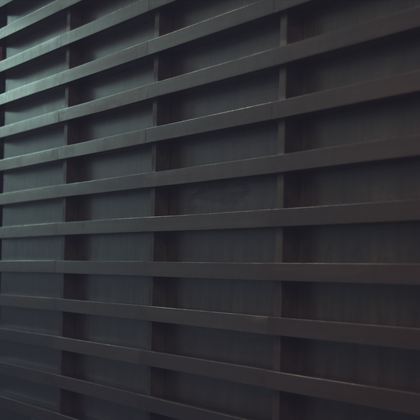
%> input picture general_functions/woodwall_0.png, 420 x 420 px, shrunk from 1024 x 1024 before the run; the run also reads 2 pictures not shown here
$ octave Run_ARI.m   (GNU Octave 9; MATLAB toolbox functions it lacks are replaced by stand-ins)
%> lines starting %> are read from the running program, lines starting %| are printed output that depends on the picture; in (x1, y1, x2, y2) boxes, pixels count from 0 and x2, y2 are one past the last pixel; in counts of white or black regions, pixels touching at a corner belong together; the program's own positions count from 1
### general_functions/normalize2D.m
% This function normalizes a 2D matrix I0 to a 0-1 2D matrix I.
%
function I=normalize2D(I0)

I0=double(I0);
MAX=max(max(I0));
MIN=min(min(I0));
delta=MAX-MIN;

[r,c]=size(I0);
I=zeros(r,c);
for i=1:r
    for j=1:c
     I(i,j)=((I0(i,j)-MIN)./delta);
    end
end

end

### general_functions/calculateStokes.m
% This function calculates the 5 polarization parameters of the pixel.
%
% Output parameters:
%  5 polarization parameters: s0,s1,s2,DOLP,AOLP
%
% Input parameters:
%  4 intensity parameters of the pixel: i0,i45,i90,i135
%
function [s0,s1,s2,DOLP,AOLP] = calculateStokes(i0,i45,i90,i135)

% i0,i45,i90,i135: 0~1;
% make sure S0: 0~1, S1: -1~1, S2: -1~1
s0 = 0.5*(i0 + i45 + i90 + i135);
s0 = s0/2;
s1 = i0 - i90;
s2 = i45 - i135;

% make sure DOLP: 0~1
DOLP = sqrt(s1.*s1 + s2.*s2)./(s0);
DOLP(DOLP>1) = 1;
DOLP(DOLP<0) = 0;
DOLP(isnan(DOLP)) = 0;
DOLP(isinf(DOLP)) = 1;

% make sure AOLP: 0~1
AOLP = (1/2) * atan2(s2,s1);
AOLP = AOLP * 180 / pi;
AOLP = mod(AOLP,180)/180.0;

 if max(i0(:)) > 255 || max(i45(:)) > 255 || max(i90(:)) > 255 || max(i135(:)) > 255
    s1 = (s1 + 65535)/131070;
    s2 = (s2 + 65535)/131070;
 elseif max(i0(:) < 1) || max(i45(:) < 1) || max(i90(:) < 1) || max(i135(:) < 1)
    s1 = (s1 + 1)/2;
    s2 = (s2 + 1)/2;
 else
    s1 = (s1 + 255)/510;
    s2 = (s2 + 255)/510;
 end

end

### Adaptive residual interpolation (ARI)/ARI1.m
%% Demosaic a matrix, and get 4 full-resolution intensity matrices with
% 'adaptive residual interpolation' algorithm
%
%% Input:
% The mosaic matrix and mask
%
%% Output:
% 4 demosaiced matrices (4 intensity matrices)
function [I0_d,I45_d,I90_d,I135_d] = ARI1(mosaic,mask)
% 90 45
% 135 0
%% initial
eps = 1e-10;
h = 5; v = 5;
%% guide image
I=sum(mosaic,3);
H=[0.5 0.5;0.5 0.5];
G=conv2(I,H,"same");
%% interpolation
I0_d=I0_interpolation(G, mosaic, mask, h, v, eps);
I45_d=I45_interpolation(G, mosaic, mask, h, v, eps);
I135_d=I135_interpolation(G, mosaic, mask, h, v, eps);
I90_d=I90_interpolation(G, mosaic, mask, h, v, eps);
end

### Adaptive residual interpolation (ARI)/I0_interpolation.m
function I0_d=I0_interpolation(G, mosaic, mask, h, v, eps)

% sparse Laplacian filter
F = [ 0, 0,-1, 0, 0;
      0, 0, 0, 0, 0;
     -1, 0, 4, 0,-1;
      0, 0, 0, 0, 0;
      0, 0,-1, 0, 0];
% sparse Laplacian map of B and G
lap_I0 = imfilter(mosaic(:,:,4), F, 'replicate');
lap_G = imfilter(G.*mask(:,:,4), F, 'replicate');

% tentative estimate generation
tentativeI0 = GF_MLRI(G, mosaic(:,:,4), mask(:,:,4), lap_G, lap_I0, mask(:,:,4), h, v, eps);
%tentativeI0 = clip(tentativeI0,0,255);

% residual calculation
residualI0 = mask(:,:,4).*(mosaic(:,:,4)-tentativeI0);

% bicubic interpolation
residualI0=bicubic(residualI0);

% add tentative estimate
I0_d= residualI0 + tentativeI0;
%I0_d= clip(I0_d,0,255);


end

### Adaptive residual interpolation (ARI)/GF_MLRI.m
function [q] = GF_MLRI(G, R, mask, I, p, M, h, v, eps)
%% explanation:
% tentativeB = guidedfilter_MLRI(green, mosaic(:,:,3), mask(:,:,3), lap_green, lap_blue, mask(:,:,3), h, v, eps);
% output q: full-resolution image

% image size
[hei, wid] = size(I);
% the number of the sammpled pixels in each local patch
N = boxfilter(M, h, v);
N(find(N == 0)) = 1;
% the size of each local patch; N=(2r+1)^2 except for boundary pixels.
N2 = boxfilter(ones(hei, wid), h, v);

mean_Ip = boxfilter(I.*p.*M, h, v) ./ N;
mean_II = boxfilter(I.*I.*M, h, v) ./ N;

% linear coefficients
a = mean_Ip ./ (mean_II + eps);
N3 = boxfilter(mask, h, v);
N3(find(N3 == 0)) = 1;
mean_G = boxfilter(G.*mask, h, v) ./ N3;
mean_R = boxfilter(R.*mask, h, v) ./ N3;
b = mean_R - a .* mean_G;

% weighted average
dif = boxfilter(G.*G.*mask,h,v).*a.*a + b.*b.*N3 + boxfilter(R.*R.*mask,h,v)...
    + 2*a.*b.*boxfilter(G.*mask,h,v) - 2*b.*boxfilter(R.*mask,h,v) - 2*a.*boxfilter(R.*G.*mask,h,v);
dif = dif ./ N3;
dif = dif.^0.5;
dif(find(dif<1e-3)) = 1e-3;
dif = 1./dif;
wdif = boxfilter(dif,h,v);
mean_a = boxfilter(a.*dif,h,v) ./ (wdif+1e-4);
mean_b = boxfilter(b.*dif,h,v) ./ (wdif+1e-4);

% final output
q = mean_a .* G + mean_b;


end

### Adaptive residual interpolation (ARI)/boxfilter.m
%%%%%%%%%%%%%%%%%%%%%%%%%%%%%%%%%%%%%%%%%%%%%%%%%%%%%%%%%%%%%%%%%%%%%%%%%%%%%%%%%%%
%
%   BOXFILTER   O(1) time box filtering using cumulative sum
%
%   - Definition imDst(x, y)=sum(sum(imSrc(x-h:x+h,y-v:y+v)));
%   - Running time independent of h, v;
%   - Equivalent to the function: colfilt(imSrc, [2*v+1, 2*h+1], 'sliding', @sum);
%   - But much faster.
%
%   This code is modified from the downloaded code of original guided filter paper.
%       http://research.microsoft.com/en-us/um/people/kahe/eccv10/
%       "Guided Image Filtering", by Kaiming He, Jian Sun, and Xiaoou Tang, in TPAMI 2013.
%
%%%%%%%%%%%%%%%%%%%%%%%%%%%%%%%%%%%%%%%%%%%%%%%%%%%%%%%%%%%%%%%%%%%%%%%%%%%%%%%%%%%%
function imDst = boxfilter(imSrc, h, v)

[hei, wid] = size(imSrc);
imDst = zeros( size(imSrc) );

if v ~= 0
%cumulative sum over Y axis
imCum = cumsum(imSrc, 1);
%difference over Y axis
imDst(1:v+1, :) = imCum(1+v:2*v+1, :);
imDst(v+2:hei-v, :) = imCum(2*v+2:hei, :) - imCum(1:hei-2*v-1, :);
imDst(hei-v+1:hei, :) = repmat(imCum(hei, :), [v, 1]) - imCum(hei-2*v:hei-v-1, :);
end

if h ~= 0
    if v ~= 0
        %cumulative sum over X axis
        imCum = cumsum(imDst, 2);
    else
        %cumulative sum over X axis
        imCum = cumsum(imSrc, 2);
    end
%difference over Y axis
imDst(:, 1:h+1) = imCum(:, 1+h:2*h+1);
imDst(:, h+2:wid-h) = imCum(:, 2*h+2:wid) - imCum(:, 1:wid-2*h-1);
imDst(:, wid-h+1:wid) = repmat(imCum(:, wid), [1, h]) - imCum(:, wid-2*h:wid-h-1);
end

end

### general_functions/Impsnr.m
% This function calculate the psnr between images X and Y (X or Y is not
% AOLP).
%
% Output parameters:
%  psnr: psnr between images X and Y
%
% Input parameters:
%  X: image whose dimensions should be same to that of Y
%  Y: image whose dimensions should be same to that of X
%  peak (optional): peak value (default: 255)
%  b (optional): border size to be neglected for evaluation
%
function psnr = Impsnr(X, Y, peak, b)

% decide the parameters
if( nargin < 3 ) % nargin is the number of input parameters
 peak = 255;
end

if( nargin < 4 )
 b = 0;
end

if( b > 0 )
 X = X(b:size(X,1)-b, b:size(X,2)-b,:);
 Y = Y(b:size(Y,1)-b, b:size(Y,2)-b,:);
end

% calculate psnr between X and Y
dif = (X - Y);
dif = dif .* dif;
for i=1:size(dif, 3)
 d = dif(:,:,i);
 mse = sum( d(:) ) / numel(d)+1e-32;
 psnr(i) = 10 * log10( peak * peak / mse );
end

end

### general_functions/Impsnr_AOLP.m
% This function calculates the psnr between AOLP images X and Y.
%
% Output parameters:
%  psnr: psnr between AOLP images X and Y
%
% Input parameters:
%  X: image whose dimensions should be same to that of Y
%  Y: image whose dimensions should be same to that of X
%  b (optional): border size to be neglected for evaluation
%
function psnr_AOLP = Impsnr_AOLP(x, y, b)

if( b > 0 )
     x = x(b:size(x,1)-b, b:size(x,2)-b,:);
     y = y(b:size(y,1)-b, b:size(y,2)-b,:);
end

 x = within01( x );
 y = within01( y );

 x = x(:);
 y = y(:);

 d0 = x - y;     d0 = d0 .* d0;
 dp = (x+1) - y; dp = dp .* dp;
 dn = (x-1) - y; dn = dn .* dn;

 dif = cat( 3, d0, dp, dn );
 dif = min( dif, [], 3 );

 mse = sum( dif ) / numel(dif);
 psnr_AOLP = 10*log10(1/mse);

end


function dst = within01( src )
 dst = src;

 d = ( dst > 1 );
 while( sum(d(:)) > 0 )
  dst = dst - d;
  d = ( dst > 1 );
 end

 d = ( dst < 0 );
 while( sum(d(:)) > 0 )
  dst = dst + d;
  d = ( dst < 1 );
 end

end

### general_functions/DrawPairs.m
% This function shows 10 pairs of polarization-parameter images.
% Each pair contains an origin image and a demosaicked image.
%
% Output parameters:
%  10 pairs of images in 5 figures
%
% Input parameters:
%  all polarization-parameter matrixes (both origin and demisaicked ones)
%
function DrawPairs(I0,I45,I90,I135,S0,S1,S2,DOLP,AOLP,I0_d,I45_d,I90_d,I135_d,S0_d,S1_d,S2_d,DOLP_d,AOLP_d)

%% prepare for origin
 z = ones(size(AOLP));
 hsv = cat(3,AOLP,DOLP,z);
 rgb = hsv2rgb(hsv);

 z = ones(size(AOLP_d));
 hsv_d = cat(3,AOLP_d,DOLP_d,z);
 rgb_d = hsv2rgb(hsv_d);

 %% draw pairs : 5 seperate images
     % intensity images
     figure('units','normalized','outerposition',[0 0 1 1]);set(gcf,'Color',[1,1,1]);
     subplot(2,4,1);imshow(I0(:,:));title(['I0 ']); subplot(2,4,2);imshow(I0_d(:,:));title(['I0-d ']);
     subplot(2,4,3);imshow(I45(:,:));title(['I45 ']); subplot(2,4,4);imshow(I45_d(:,:));title(['I45-d ']);
     subplot(2,4,5);imshow(I90(:,:));title(['I90 ']); subplot(2,4,6);imshow(I90_d(:,:));title(['I90-d ']);
     subplot(2,4,7);imshow(I135(:,:));title(['I135 ']); subplot(2,4,8);imshow(I135_d(:,:));title(['I135-d ']);
     saveas(gcf, 'Results/intensity.png');

     % Stokes images
     figure('units','normalized','outerposition',[0 0 1 1]);set(gcf,'Color',[1,1,1]);
     subplot(1,6,1);imshow(im2double(S0(:,:)));title('S0'); subplot(1,6,2);imshow(im2double(S0_d(:,:)));title('S0-d');
     subplot(1,6,3);imshow(im2double(S1(:,:)));title('S1'); subplot(1,6,4);imshow(im2double(S1_d(:,:)));title('S1-d');
     subplot(1,6,5);imshow(im2double(S2(:,:)));title('S2'); subplot(1,6,6);imshow(im2double(S2_d(:,:)));title('S2-d');
     saveas(gcf, 'Results/stokes.png');

     % DOLP images
     figure(3);
     subplot(1,2,1);imshow((DOLP(:,:)),[0 1 ]);title('DOLP');colorbar('Ticks',[0,0.25,0.50,0.75,1],'TickLabels',{'0%','25%','50%','75%','100%'});
     subplot(1,2,2);imshow((DOLP_d(:,:)),[0 1 ]);title('DOLP-d');colorbar('Ticks',[0,0.25,0.50,0.75,1],'TickLabels',{'0%','25%','50%','75%','100%'});
     saveas(gcf, 'Results/DOLP.png');

     % AOLP images
     figure(4);
     ax2 = subplot(1,2,1);imshow(im2double(AOLP(:,:)));colormap(ax2,'jet');colorbar('Ticks',[0,0.25,0.50,0.75,1],'TickLabels',{'0°','45°','90°','135°','180°'});title('AOLP');
     ax2_d = subplot(1,2,2);imshow(im2double(AOLP_d(:,:)));colormap(ax2_d,'jet');colorbar('Ticks',[0,0.25,0.50,0.75,1],'TickLabels',{'0°','45°','90°','135°','180°'});title('AOLP-d');
     saveas(gcf, 'Results/AOLP.png');

     % AOLP DOLP HSV image
     figure(5);
     subplot(1,2,1);imshow(rgb);title(['AOP-DOP']);
     subplot(1,2,2);imshow(rgb_d);title(['AOP-DOP-d']);
     saveas(gcf, 'Results/AOLP-DOLP.png');

end

### Adaptive residual interpolation (ARI)/I135_interpolation.m
function I135_d=I135_interpolation(G, mosaic, mask, h, v, eps)

% sparse Laplacian filter
F = [ 0, 0,-1, 0, 0;
      0, 0, 0, 0, 0;
     -1, 0, 4, 0,-1;
      0, 0, 0, 0, 0;
      0, 0,-1, 0, 0];
% sparse Laplacian map of B and G
lap_I135 = imfilter(mosaic(:,:,3), F, 'replicate');
lap_G = imfilter(G.*mask(:,:,3), F, 'replicate');

% tentative estimate generation
tentativeI135 = GF_MLRI(G, mosaic(:,:,3), mask(:,:,3), lap_G, lap_I135, mask(:,:,3), h, v, eps);
%tentativeI135 = clip(tentativeI135,0,255);

% residual calculation
residualI135 = mask(:,:,3).*(mosaic(:,:,3)-tentativeI135);

% bicubic interpolation
residualI135=bicubic(residualI135);

% add tentative estimate
I135_d= residualI135 + tentativeI135;
%I135_d= clip(I135_d,0,255);


end

### Adaptive residual interpolation (ARI)/I45_interpolation.m
function I45_d=I45_interpolation(G, mosaic, mask, h, v, eps)

% sparse Laplacian filter
F = [ 0, 0,-1, 0, 0;
      0, 0, 0, 0, 0;
     -1, 0, 4, 0,-1;
      0, 0, 0, 0, 0;
      0, 0,-1, 0, 0];
% sparse Laplacian map of B and G
lap_I45 = imfilter(mosaic(:,:,2), F, 'replicate');
lap_G = imfilter(G.*mask(:,:,2), F, 'replicate');

% tentative estimate generation
tentativeI45 = GF_MLRI(G, mosaic(:,:,2), mask(:,:,2), lap_G, lap_I45, mask(:,:,2), h, v, eps);
%tentativeI45 = clip(tentativeI45,0,255);

% residual calculation
residualI45 = mask(:,:,2).*(mosaic(:,:,2)-tentativeI45);

% bicubic interpolation
residualI45=bicubic(residualI45);

% add tentative estimate
I45_d= residualI45 + tentativeI45;
%I45_d= clip(I45_d,0,255);

end

### Adaptive residual interpolation (ARI)/I90_interpolation.m
function I90_d=I90_interpolation(G, mosaic, mask, h, v, eps)

% sparse Laplacian filter
F = [ 0, 0,-1, 0, 0;
      0, 0, 0, 0, 0;
     -1, 0, 4, 0,-1;
      0, 0, 0, 0, 0;
      0, 0,-1, 0, 0];
% sparse Laplacian map of B and G
lap_I90 = imfilter(mosaic(:,:,1), F, 'replicate');
lap_G = imfilter(G.*mask(:,:,1), F, 'replicate');

% tentative estimate generation
tentativeI90 = GF_MLRI(G, mosaic(:,:,1), mask(:,:,1), lap_G, lap_I90, mask(:,:,1), h, v, eps);
%tentativeI90 = clip(tentativeI90,0,255);

% residual calculation
residualI90 = mask(:,:,1).*(mosaic(:,:,1)-tentativeI90);

% bicubic interpolation
residualI90=bicubic(residualI90);

% add tentative estimate
I90_d= residualI90 + tentativeI90;
%I90_d= clip(I90_d,0,255);

end

### Adaptive residual interpolation (ARI)/bicubic.m
function I_full=bicubic(I_sp)
% bicubic interpolation
s_32 = s(3/2);
s_12 = s(1/2);
s_0 = s(0);
s_1 = s(1);
a = s_32^2;
b = s_32*s_12;
c = s_12^2;
d = s_0*s_12;
e = s_0*s_32;
f = s_1*s_12;
g = s_1*s_32;
H = [a, g, b, e, b, g, a;
     g, 0, f, 0, f, 0, g;
     b, f, c, d, c, f, b;
     e, 0, d, 1, d, 0, e;
     b, f, c, d, c, f, b;
     g, 0, f, 0, f, 0, g;
     a, g, b, e, b, g, a];

I_full = imfilter(I_sp, H, 'replicate');


end

### Adaptive residual interpolation (ARI)/s.m
function y = s(x)

a = -0.5;

if (2 > x) && (x > 1)
	y = a*abs(x)^3-5*a*abs(x)^2+8*a*abs(x)-4*a;
elseif a >= 2
	y = 0;
else
	y = (a+2)*abs(x)^3-(a+3)*abs(x)^2+1;
end

### Adaptive residual interpolation (ARI)/Run_ARI.m
%% Describe:
% This code shows the algorithm's demosaicing ability intuitively.
% It will mosaic a ground-truth scenario first, demosaic it with the
%   specific algorithm discussed in this folder, and then compare
%   the polarization parameters before and after demosaicing.
% It will use subjective and objective indicators to describe the demosaicing
%   performance.
%
%% Note:
% Make sure to put this code and the 'general_functions' folder in the
%   same folder.
%
%% Input:
% 4 RGB polarization images from the scenario 'woodwall'.
%
%% Output:
% 5 figures: showing 9 pairs of ground-truth and demosaiced polarization-
%   parameter images, including I0, I45, I90, I135, S0, S1, S2, DOLP and AOLP.
% A 'result' excel: PSNRs of these 9 pairs of images.


%% PRE
clc
close all;
clear all;
% add functions folder
addpath('general_functions');
% Result folder
if exist('Results') == 0
    mkdir('Results')
end
tic
% read polarization images (4 RGB pics)
I0 = double(imread('woodwall_0.png'));
I45 = double(imread('woodwall_45.png'));
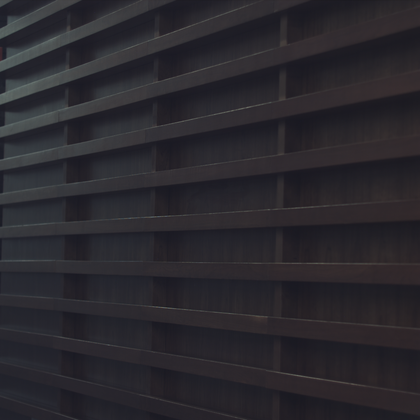
%> input picture general_functions/woodwall_45.png, 420 x 420 px, shrunk from 1024 x 1024 before the run
I90 = double(imread('woodwall_90.png'));
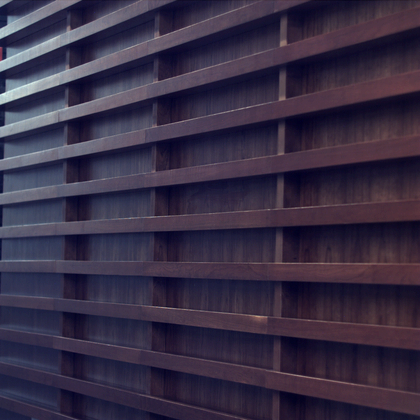
%> I90: size 420x420x3 double; mean R, G, B 40.4, 37.9, 44; mean of the top-left, top-right, bottom-left and bottom-right quarters 45.3, 39.1, 40.2, 38.4; drawn with min black and max white
I135 = double(imread('woodwall_135.png'));
% abstract monochrome polarization image by green channel: origin
I0 = normalize2D(I0(:,:,2));
%> in normalize2D, `MAX=max(max(I0));`: MAX = 199
%> in normalize2D, `MIN=min(min(I0));`: MIN = 24
%> in normalize2D, `delta=MAX-MIN;`: delta = 175
%> after the loop in normalize2D, `for i=1:r`:
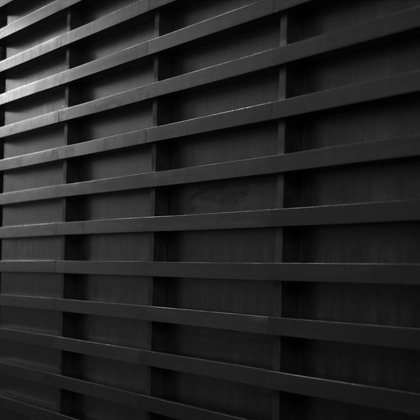
%> I: size 420x420 double; min 0, max 1, mean 0.147
I45 = normalize2D(I45(:,:,2));
I90 = normalize2D(I90(:,:,2));
I135 = normalize2D(I135(:,:,2));
origin = cat(3,I90,I45,I135,I0);
%% caculate polarization parameters of Origin Image (I0,I45,I90,I135)
[S0,S1,S2,DOLP,AOLP] = calculateStokes(I0,I45,I90,I135);
%> in calculateStokes, `DOLP(DOLP>1) = 1;`:
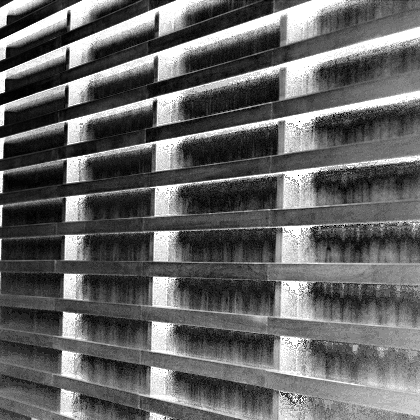
%> DOLP: size 420x420 double; 0% of the values are NaN or infinite; the others: min 0, max 1, mean 0.396; drawn with min black, max white, NaN and infinite black
%> in calculateStokes, `DOLP(isnan(DOLP)) = 0;`: DOLP: size 420x420 double; under 0.01% of pixels changed, all inside (x1, y1, x2, y2) = (298, 121, 300, 176)


%% set mosaic pattern: mask
% 90 45
% 135 0
r = size(I0,1);
%> r = 420
c = size(I0,2);
%> c = 420
mask = [];
for i = 1:2
    for j = 1:2
        temp_mask = zeros(r,c);
        temp_mask(i:2:end,j:2:end) = 1;
        mask = cat(3,mask,temp_mask);
    end
end
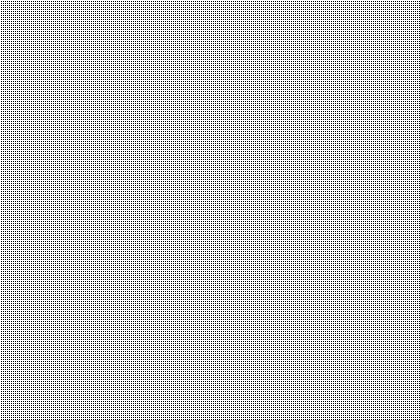
%> mask: size 420x420x4 double; mean R, G, B, A 0.25, 0.25, 0.25, 0.25; transparent parts drawn white
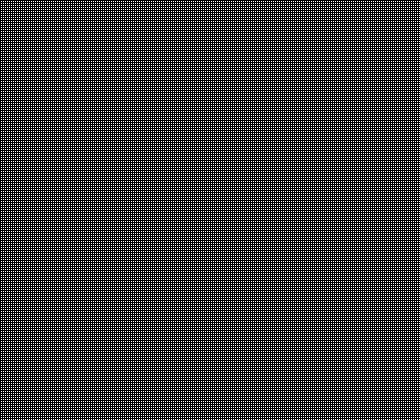
%> temp_mask: size 420x420 double; values 0 (black) and 1 (white), 25% white in thin lines or dots
mask_90 = mask(:,:,1);
mask_45 = mask(:,:,2);
mask_135 = mask(:,:,3);
mask_0 = mask(:,:,4);
%% make the Mosaic Image: mosaic
mosaic(:,:,1) = origin(:,:,1) .* mask_90;
mosaic(:,:,2) = origin(:,:,2) .* mask_45;
mosaic(:,:,3) = origin(:,:,3) .* mask_135;
%> mosaic: size 420x420x3 double
mosaic(:,:,4) = origin(:,:,4) .* mask_0;
%> mosaic: size 420x420x4 double


%% get the Demosaic Image: demosaic (I0_d,I45_d,I90_d,I135_d)
[I0_d,I45_d,I90_d,I135_d] = ARI1(mosaic,mask);
%> in boxfilter, `imDst(hei-v+1:hei, :) = repmat(imCum(hei, :), [v, 1]) - imCum(hei-2*v:..`: imDst: size 420x420 double; min 0, max 6, mean 2.73
%> in boxfilter, `imDst(:, 1:h+1) = imCum(:, 1+h:2*h+1);`: imDst: size 420x420 double; min 0, max 30, mean 3
%> in boxfilter, `imDst(:, wid-h+1:wid) = repmat(imCum(:, wid), [1, h]) - imCum(:, wid-2..`: imDst: size 420x420 double; min 9, max 36, mean 29.9
%> call 2 of boxfilter, with h = 5, v = 5
%> in boxfilter (call 2), `imDst(:, 1:h+1) = imCum(:, 1+h:2*h+1);`:
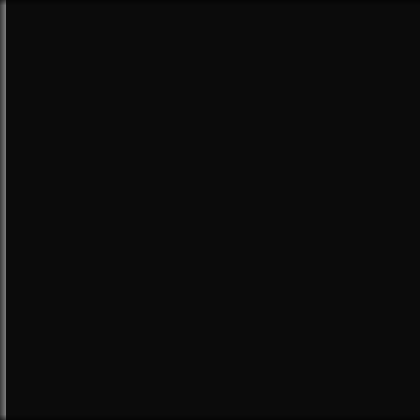
%> imDst: size 420x420 double; min 6, max 121, mean 12.1
toc
t=toc;
%% caculate polarization parameters of Demosaic Image (S0_d,S1_d,S2_d,DOLP_d,AOLP_d)
[S0_d,S1_d,S2_d,DOLP_d,AOLP_d] = calculateStokes(I0_d,I45_d,I90_d,I135_d);


%% caculate PSNR, and use images
% show 10 image pairs
DrawPairs(I0,I45,I90,I135,S0,S1,S2,DOLP,AOLP,I0_d,I45_d,I90_d,I135_d,S0_d,S1_d,S2_d,DOLP_d,AOLP_d);
% calculate PSNRs by excluding a 15(or 14) pixel wide margin each side
psnr_90 = Impsnr(I90_d,I90,1,15);
%> the loop in Impsnr, `for i=1:size(dif, 3)` made 1 pass
%> mse on pass 1: 0.000331
%> psnr_90 = 34.81
psnr_45 = Impsnr(I45_d,I45,1,15);
%> the loop in Impsnr (call 2), `for i=1:size(dif, 3)` made 1 pass
%> mse on pass 1: 0.000578
%> psnr_45 = 32.38
psnr_135 = Impsnr(I135_d,I135,1,15);
%> psnr_135 = 37.82
psnr_0 = Impsnr(I0_d,I0,1,15);
%> psnr_0 = 36.25
psnr_S0 = Impsnr(S0_d,S0,1,15);
%> psnr_S0 = 37.98
psnr_S1 = Impsnr(S1_d,S1,1,15);
%> psnr_S1 = 38.63
psnr_S2 = Impsnr(S2_d,S2,1,15);
%> psnr_S2 = 37.47
psnr_DOLP = Impsnr(DOLP_d,DOLP,1,15);
%> psnr_DOLP = 18.52
psnr_AOLP = Impsnr_AOLP(AOLP_d,AOLP,15);
%> in Impsnr_AOLP, `mse = sum( dif ) / numel(dif);`: mse = 0.00724
%> in Impsnr_AOLP, `psnr_AOLP = 10*log10(1/mse);`: psnr_AOLP = 21.4
%> psnr_AOLP = 21.4
PSNR=[psnr_0 psnr_45 psnr_90 psnr_135 ;psnr_S0 psnr_S1 psnr_S2 0 ;psnr_DOLP psnr_AOLP 0 0]
%> PSNR = [36.25 32.38 34.81 37.82; 37.98 38.63 37.47 0; 18.52 21.4 0 0]
%% write down the results (create a folder)
result = [psnr_0 psnr_45 psnr_90 psnr_135 psnr_S0 psnr_S1 psnr_S2 psnr_DOLP psnr_AOLP t];
%> result = [36.25 32.38 34.81 37.82 37.98 38.63 37.47 18.52 21.4 8.72]
csvwrite('Results/result.csv',result);
